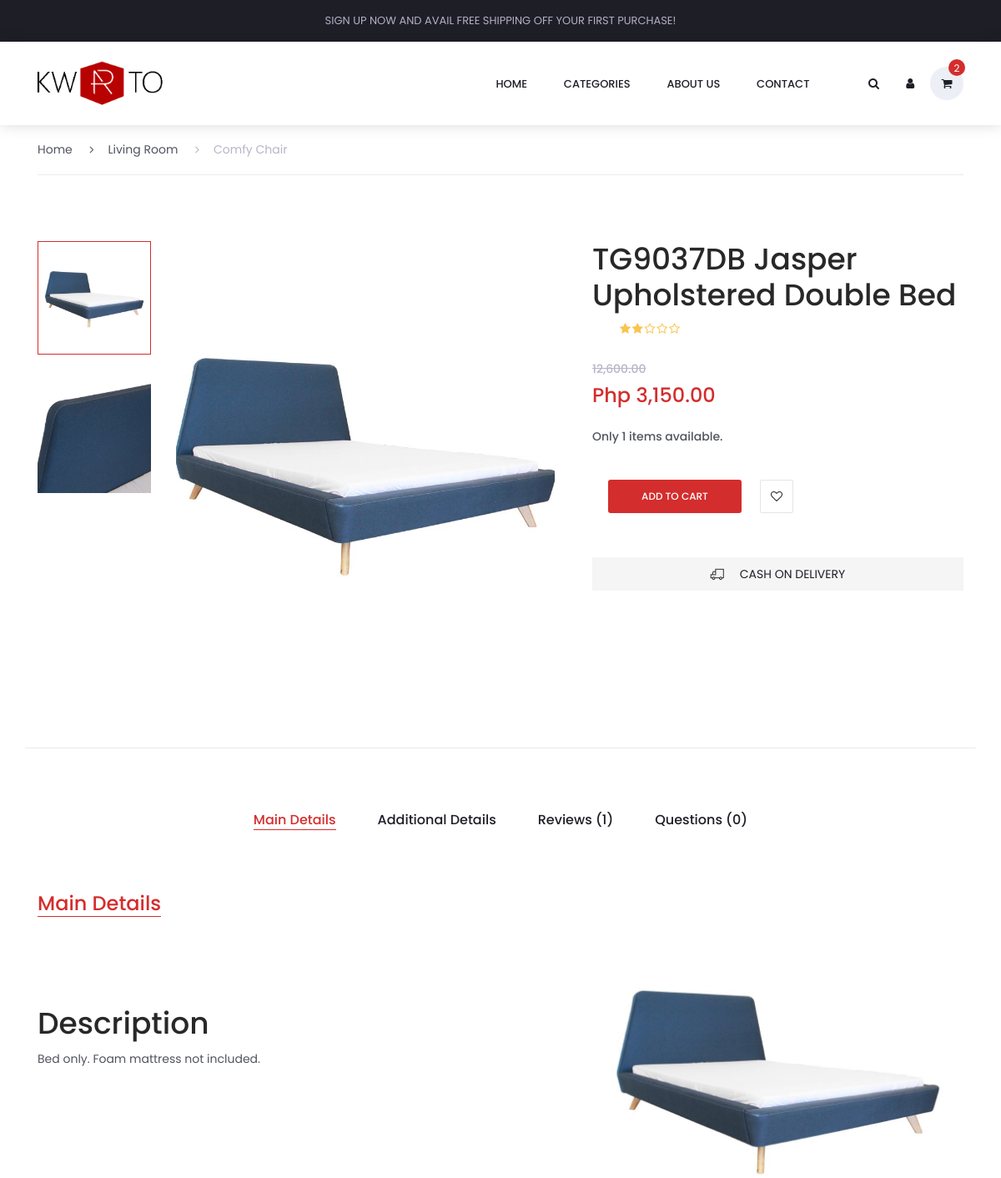
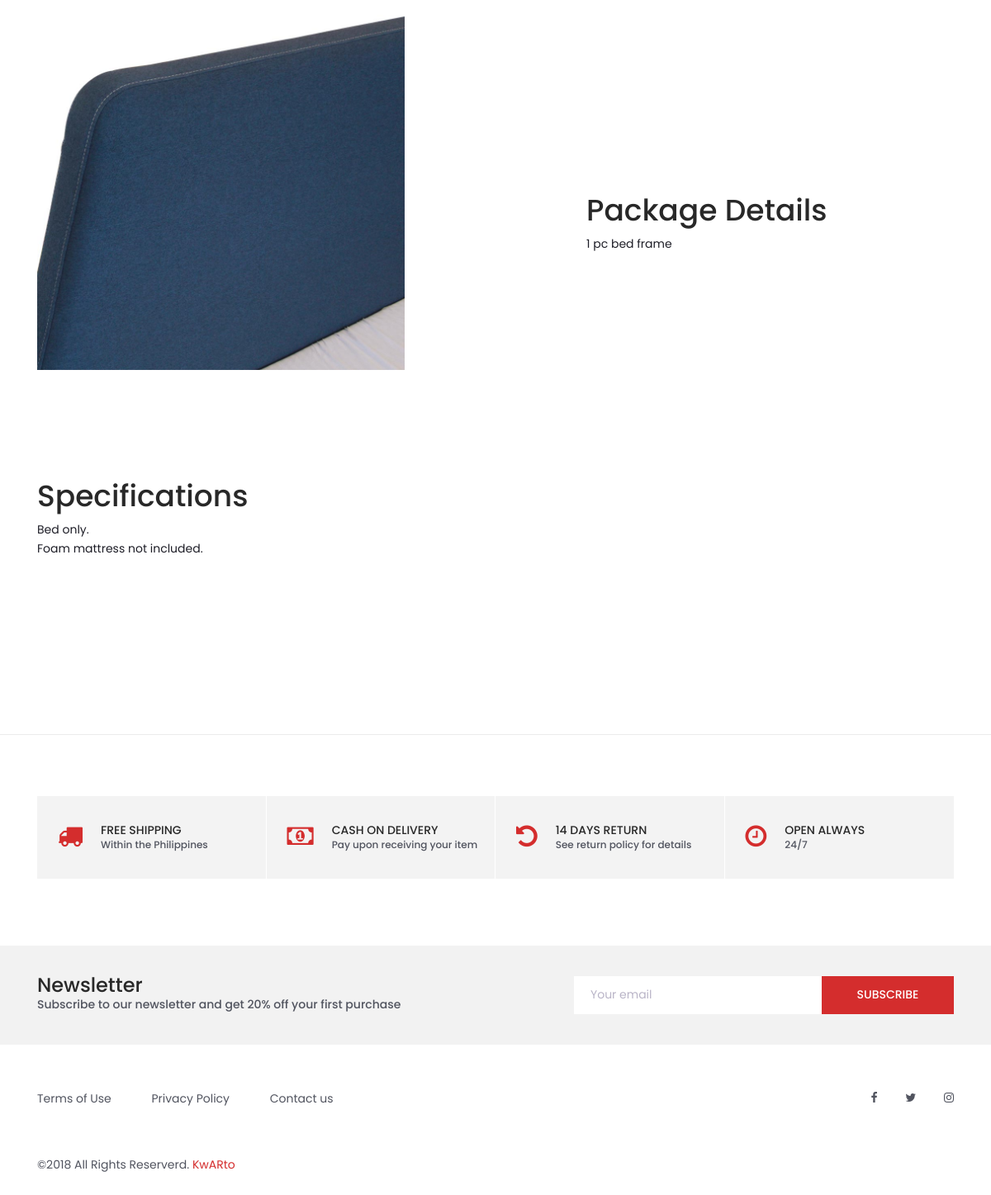
/single.php?singleFurnitureId=4, run on the app's committed database (2 pictures, top to bottom).
### tables this page shows
CREATE TABLE `furniture_image` (
  `furnitureImageId` int(11) NOT NULL,
  `image` varchar(256) NOT NULL,
  `dateAdded` timestamp NOT NULL DEFAULT CURRENT_TIMESTAMP,
  `dateUpdated` timestamp NOT NULL DEFAULT CURRENT_TIMESTAMP ON UPDATE CURRENT_TIMESTAMP,
  `addedBy` int(11) NOT NULL,
  `updatedBy` int(11) NOT NULL,
  `furnitureId` int(11) NOT NULL
);

CREATE TABLE `furniture` (
  `furnitureId` int(11) NOT NULL,
  `name` varchar(256) NOT NULL,
  `description` varchar(512) NOT NULL,
  `warrantyId` int(11) DEFAULT NULL,
  `model` varchar(64) DEFAULT NULL,
  `color` varchar(24) DEFAULT NULL,
  `weight` float NOT NULL,
  `weightUnit` enum('kg') NOT NULL,
  `length` float NOT NULL,
  `width` float NOT NULL,
  `height` float NOT NULL,
  `sizeUnit` enum('cm') NOT NULL,
  `packageLength` float NOT NULL,
  `packageWidth` float NOT NULL,
  `packageHeight` float NOT NULL,
  `packageSizeUnit` enum('cm') NOT NULL,
  `price` float NOT NULL,
  `dateAdded` timestamp NOT NULL DEFAULT CURRENT_TIMESTAMP,
  `dateUpdated` timestamp NOT NULL DEFAULT CURRENT_TIMESTAMP ON UPDATE CURRENT_TIMESTAMP,
  `addedBy` int(11) NOT NULL,
  `updatedBy` int(11) NOT NULL,
  `modelName` varchar(256) DEFAULT NULL,
  `discount` float NOT NULL,
  `saleStart` timestamp NULL DEFAULT NULL,
  `saleEnd` timestamp NULL DEFAULT NULL,
  `live` tinyint(1) DEFAULT '0',
  `categoryId` int(11) DEFAULT NULL,
  `sellerId` int(11) NOT NULL,
  `versionOf` int(11) DEFAULT NULL
);

### single.php (the view, shortened to what the rows shown need)
<?php
	require("Controllers/LoadFurnitureDetails.php");
	$row = mysqli_fetch_assoc($furnitureDetailsResult);
?>
<!DOCTYPE html>
<html lang="en">
<head>
<link rel="stylesheet" type="text/css" href="styles/bootstrap4/bootstrap.min.css">
<link href="plugins/font-awesome-4.7.0/css/font-awesome.min.css" rel="stylesheet" type="text/css">
<link rel="stylesheet" type="text/css" href="plugins/OwlCarousel2-2.2.1/owl.carousel.css">
<link rel="stylesheet" type="text/css" href="plugins/OwlCarousel2-2.2.1/owl.theme.default.css">
<link rel="stylesheet" type="text/css" href="plugins/OwlCarousel2-2.2.1/animate.css">
<link rel="stylesheet" href="plugins/themify-icons/themify-icons.css">
<link rel="stylesheet" type="text/css" href="plugins/jquery-ui-1.12.1.custom/jquery-ui.css">
<link rel="stylesheet" type="text/css" href="styles/single_styles.css">
<link rel="stylesheet" type="text/css" href="styles/single_responsive.css">
</head>
<body>
<div class="super_container">
	<div class="container single_product_container">
		<div class="row">
			<div class="col-lg-7">
				<div class="single_product_pics">
					<div class="row">
						<div class="col-lg-3 thumbnails_col order-lg-1 order-2">
							<div class="single_product_thumbnails">
								<ul>
									<?php
										require("Controllers/LoadAllFurnitureImages.php");
										if($furnitureImagesResult != null){
											$imageCount = 0;
											while($r = mysqli_fetch_assoc($furnitureImagesResult)){
												$imageCount ++;
												if($imageCount == 1){
													$firstImage = "Resources/Images/Furniture/" .  $row["furnitureId"] . "/" . $r["image"];
									?>
													<li class="active"><img src=<?php echo "Resources/Images/Furniture/" .  $row["furnitureId"] . "/" . $r["image"]; ?> alt="" data-image=<?php echo "Resources/Images/Furniture/" .  $row["furnitureId"] . "/" . $r["image"]; ?>></li>
									<?php
												}else{
									?>
													<li><img src=<?php echo "Resources/Images/Furniture/" .  $row["furnitureId"] . "/" . $r["image"]; ?> alt="" data-image=<?php echo "Resources/Images/Furniture/" .  $row["furnitureId"] . "/" . $r["image"]; ?>></li>
									<?php
												}
											}
										}
									?>
								</ul>
							</div>
						</div>
						<div class="col-lg-9 image_col order-lg-2 order-1">
							<div class="single_product_image">
								<div class="single_product_image_background" style="background-image:url(<?php echo $firstImage; ?>)"></div>
							</div>
						</div>
					</div>
				</div>
			</div>
			<div class="col-lg-5">
				<div class="product_details">
					<div class="product_details_title">
						<h2><?php echo $row["name"]; ?></h2>
					</div>
					<div>
						<ul class="star_rating">
							<?php
								require("Controllers/GetAverageRating.php");
							?>
						</ul>
					</div>
					<?php
						if($row["discount"] > 0){
					?>
					<div class="original_price"><?php echo number_format($row["price"], 2); ?></div>
					<?php
						}
					?>
					<div class="product_price">
					<?php
						$price = $row["price"];
						$discount = $row["discount"];
						if($discount > 0){
							echo "Php " . number_format(($price * (1 - $discount / 100)), 2);
						}else{
							echo "Php " . number_format($price, 2);
						}
					?>
					</div>
					<div class="quantity d-flex flex-column flex-sm-row align-items-sm-center">
						<p>
						</p>
					</div>
					<div class="quantity d-flex flex-column flex-sm-row align-items-sm-center">
						<div class="red_button add_to_cart_button"><a href="#">add to cart</a></div>
						<div class="product_favorite d-flex flex-column align-items-center justify-content-center"></div>
					</div>
					<div class="free_delivery d-flex flex-row align-items-center justify-content-center">
						<span class="ti-truck"></span><span>Cash On Delivery</span>
					</div>
				</div>
			</div>
		</div>
	</div>
<?php
	require("Controllers/LoadAllFurnitureImages.php");
	require("Controllers/LoadFurniturePackage.php");
?>
	<div class="tabs_section_container">
		<div class="container">
			<div class="row">
				<div class="col">
					<div id="tab_1" class="tab_container active">
						<div class="row">
							<div class="col-lg-5 desc_col">
								<div class="tab_text_block">
									<h2>Description</h2>
									<p><?php echo $row["description"]; ?></p>
								</div>
								<div class="tab_text_block">
									<h2>Specifications</h2>
								</div>
							</div>
							<div class="col-lg-5 offset-lg-2 desc_col">
								<div class="tab_text_block">
									<h2>Package Details</h2>
								</div>
							</div>
						</div>
					</div>
				</div>
			</div>
		</div>
	</div>
</div>
</body>
</html>

### data on the page
furniture_image: image (picture)
furniture_image: image (picture)
furniture: furnitureId.image (picture), name "TG9037DB Jasper Upholstered Double Bed", price "12,600.00", $price * (1 - $discount / 100) "3,150.00", description "Bed only. Foam mattress not included."

### other printed values
$stock "1"
$reviewCount "1"
$questionCount "0"
$s "Bed only."
$s "Foam mattress not included."
$p "1 pc bed frame"
